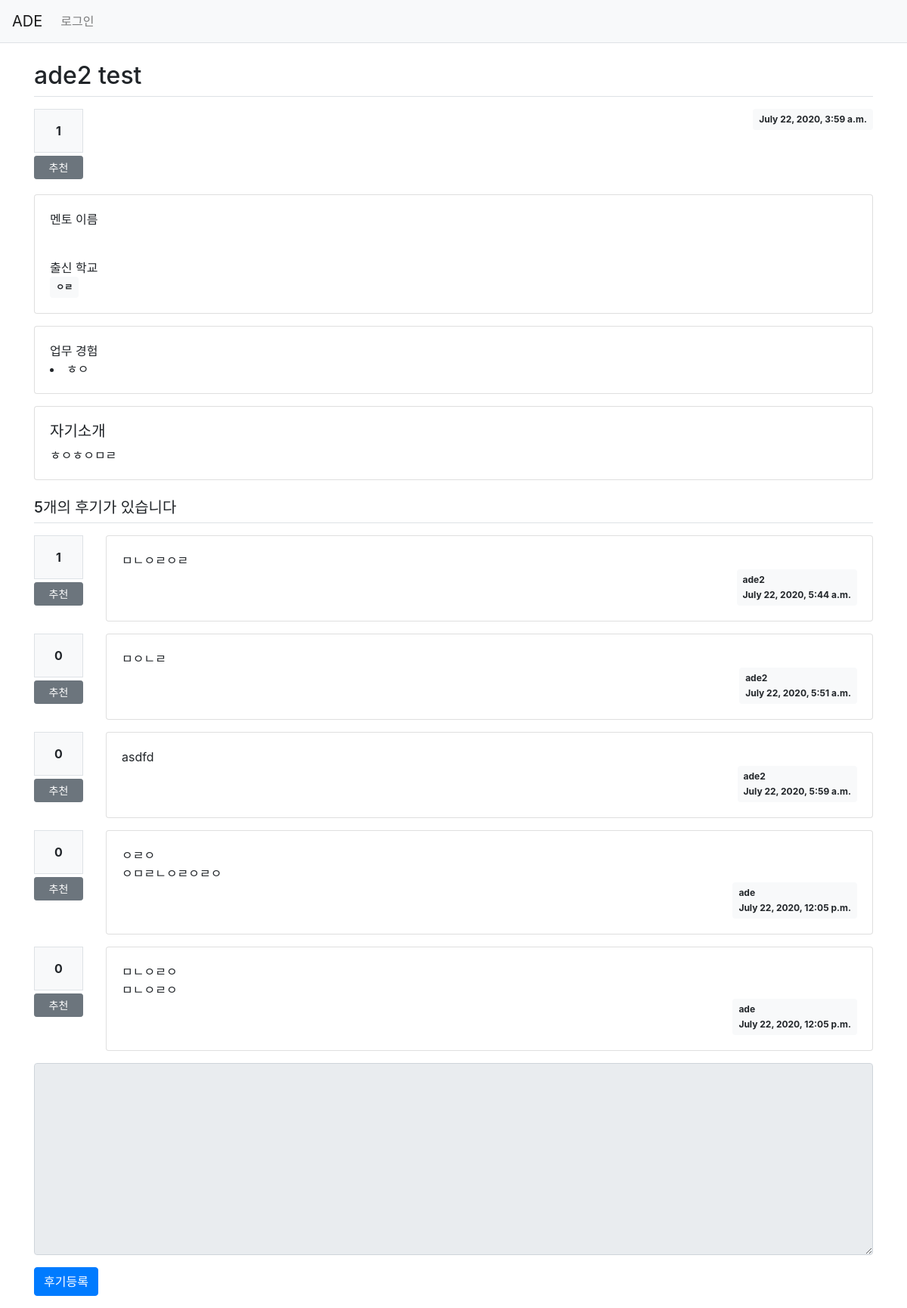
The app's page /mentor/3/ with its own data.
### mentor/models.py (models this page shows, shortened)
class Profile(models.Model):
    title = models.CharField(max_length = 100)
    author = models.CharField(max_length = 100)
    user_id = models.ForeignKey(User, on_delete=models.CASCADE)
    create_date = models.DateTimeField('date published')
    school = models.CharField(max_length = 100)
    date_modified = models.DateTimeField(null=True, blank=True)
    workExperience = models.CharField(max_length = 200)
    PR = models.TextField()
    voter = models.ManyToManyField(User, related_name='voter_profile')

class Comment(models.Model):
    profile = models.ForeignKey(Profile, on_delete=models.CASCADE)
    user_id = models.ForeignKey(User, on_delete=models.CASCADE, related_name='user_id_profile')
    date_modified = models.DateTimeField(null=True, blank=True)
    content = models.TextField()
    create_date = models.DateTimeField()
    voter = models.ManyToManyField(User, related_name='voter_comment')

### mentor/views/base_views.py (the view)
# urls.py: path('<int:profile_id>/', base_views.detail, name='detail'),
def detail(request, profile_id):
    profile = get_object_or_404(Profile, pk=profile_id)
    context = {'profile': profile}
    return render(request, 'mentor/profile_detail.html', context)

### templates/mentor/profile_detail.html (shortened to what this page needs)
<!DOCTYPE html>
{% extends 'base.html' %}
{% block content %}
<div class="container my-3">
    <h2 class="border-bottom py-2">{{profile.title}}</h2>
    <div class="row my-3">
        <div class="col-1">
            <div class="bg-light text-center p-3 border font-weight-bolder mb-1">{{profile.voter.count}}</div>
            <a href="{% url 'mentor:vote_profile' profile.id %}"  class="recommend btn btn-sm btn-secondary btn-block my-1">추천</a>
        </div>
        <div class="col-11">
            <div class="d-flex justify-content-end">
                <div class="badge badge-light p-2">{{profile.create_date}}</div>
            </div>
        </div>
    </div>
    <div class="card my-3">
        <div class="card-body">
            <div> 멘토 이름 </div>
        </div>
        <div class="card-body">
            <div> 출신 학교 </div>
            <div class="badge badge-light p-2">{{profile.school}}</div>
        </div>
    </div>
    <div class="card my-3">
        <div class="card-body">
            <div> 업무 경험 </div>
            <li>{{profile.workExperience}}</li>
        </div>
    </div>
    <div class="card my-3">
        <div class="card-body">
            <h5> 자기소개 </h5>
            <div class="card=text" style="white-space: pre-line;">{{profile.PR}}</div>
        </div>
    </div>
    <h5 class="border-bottom my-3 py-2">{{profile.comment_set.count}}개의 후기가 있습니다</h5>
    {% for comment in profile.comment_set.all %}
    <div class="row my-3">
        <div class="col-1">
            <div class="bg-light text-center p-3 border font-weight-bolder mb-1">{{comment.voter.count}}</div>
            <a href="{% url 'mentor:vote_comment' comment.id %}" class="recommend btn btn-sm btn-secondary btn-block my-1">추천</a>
        </div>
        <div class="col-11">
            <div class="card">
                <div class="card-body">
                    <div class="card-text" style="white-space: pre-line;">{{comment.content}}</div>
                    <div class="d-flex justify-content-end">
                        <div class="badge badge-light p-2 text-left">
                            <div class="mb-2">{{comment.user_id}}</div>
                            <div>{{comment.create_date}}</div>
                        </div>
                    </div>
                </div>
            </div>
        </div>
    </div>
    {% endfor %}
    <form action="{% url 'mentor:comment_create' profile.id %}" method="post" class="my-3">
        <div class="form-group">
            <textarea {% if not user.is_authenticated %}disabled{% endif %} name="content" id="content" class="form-control" rows="10"></textarea>
        </div>
        <input type="submit" value="후기등록" class="btn btn-primary">
    </form>
</div>
{% endblock %}

### records on screen
Profile: title "ade2 test", voter.count "1", create_date "July 22, 2020, 3:59 a.m.", school "ㅇㄹ", workExperience "ㅎㅇ", PR "ㅎㅇㅎㅇㅁㄹ", comment_set.count "5"
Comment: voter.count "1", content "ㅁㄴㅇㄹㅇㄹ", user_id "ade2", create_date "July 22, 2020, 5:44 a.m."
Comment: voter.count "0", content "ㅁㅇㄴㄹ", user_id "ade2", create_date "July 22, 2020, 5:51 a.m."
Comment: voter.count "0", content "asdfd", user_id "ade2", create_date "July 22, 2020, 5:59 a.m."
Comment: voter.count "0", content "ㅇㄹㅇ ㅇㅁㄹㄴㅇㄹㅇㄹㅇ", user_id "ade", create_date "July 22, 2020, 12:05 p.m."
Comment: voter.count "0", content "ㅁㄴㅇㄹㅇ ㅁㄴㅇㄹㅇ", user_id "ade", create_date "July 22, 2020, 12:05 p.m."
